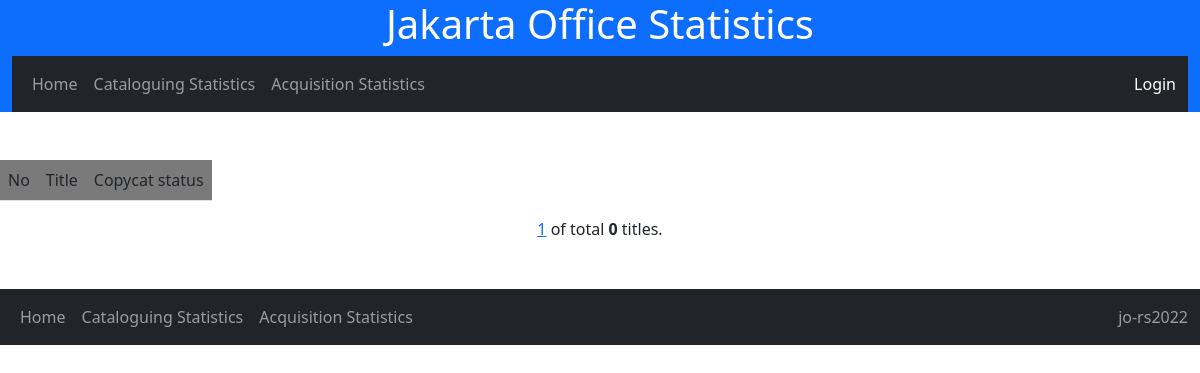
/cat_stat/detail_copycat/Partial copycat/, run on an earlier commit of the app's database.
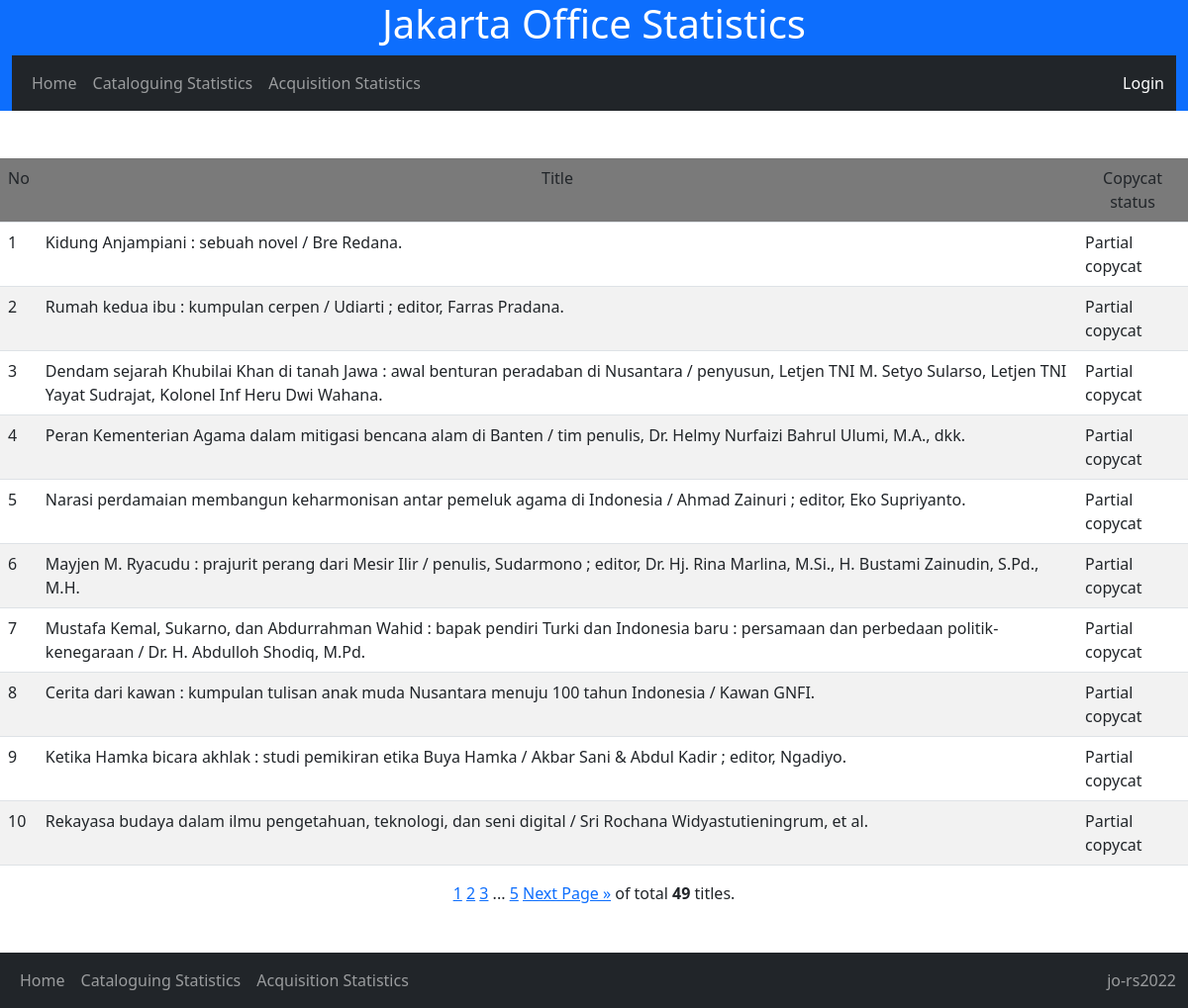
And on a later commit of the database.
### nlajkt_cat_stat/models.py (models this page shows)
class Catalogues(models.Model):
    entry_date = models.DateField()
    consignment_no = models.IntegerField(default=461)
    title = models.TextField()
    work_type = models.CharField(max_length=20, choices=[
        ('Original','Original'),
        ('Translation','Translation'),
        ('Adaptation','Adaptation')
        ], default='Original')
    publish_year = models.IntegerField()
    volume = models.CharField(max_length=20, choices=[
        ('Single','Single'),
        ('Multi-complete','Multi-complete'),
        ('Multi-incomplete','Multi-incomplete'),
        ], default='Single')
    copycat = models.CharField(max_length=20, choices=[
        ('No','No'),
        ('Partial copycat','Partial copycat'),
        ('Full copycat','Full copycat'),
        ], default='No')
    ISBN = models.CharField(max_length=20, choices=[
        ('No','No'),
        ('Yes-valid','Yes-valid'),
        ('Yes-invalid','Yes-invalid'),
        ], default='No')
    authorship_type = models.CharField(max_length=50, choices=[
        ('Single author','Single author'),
        ('Collaboration','Collaboration'),
        ('Compilation','Compilation'),
        ('Others','Others')
        ], default='Single')
    language = models.CharField(max_length=50, choices=[
        ('Indonesian','Indonesian'),
        ('English','English'),
        ('Indonesian local','Indonesian local'),
        ('Multi language','Multi language'),
        ('Unknown','Unknown')
        ], default='Indonesian')
    bibliography = models.CharField(max_length=20, choices=[
        ('No','No'),
        ('Yes','Yes'),
        ], default='No')
    indexx = models.CharField(max_length=20, choices=[
        ('No','No'),
        ('Yes','Yes'),
        ], default='No')
    publisher_type = models.CharField(max_length=100, choices=[
        ('Commercial','Commercial'),
        ('Government-department','Government-department'),
        ('Government-nondepartment','Government-nondepartment'),
        ('Government-local','Government-local'),
        ('Universities','Universities'),
        ('NGO','NGO'),
        ('Others','Others')
        ], default='Commercial')
    genre = models.CharField(max_length=100, choices=[
        ('General non fiction','General non fiction'),
        ('Fiction-novel','Fiction-novel'),
        ('Fiction-short stories','Fiction-short stories'),
	    ('Fiction-biographic','Fiction-biographic'),
        ('Poetry','Poetry'),
        ('Folktales','Folktales'),
        ('Biography-single','Biography-single'),
        ('Biography-collective','Biography-collective'),
        ('Biography-auto','Biography-auto'),
        ('Dictionaries','Dictionaries'),
        ('Proceeding','Proceeding'),
        ], default='General non fiction')
    format = models.CharField(max_length=100, choices=[
        ('Book-printed','Book-printed'),
        ('Book-electronic','Book-electronic'),
        ('Non book video','Non book video'),
        ('Non book audio','Non book audio'),
        ('Map-single','Map-single'),
        ('Map-atlas','Map-atlas'),
        ('Ephemera','Ephemera')
        ], default='Book')
    size = models.CharField(max_length=10, choices=[
        ('YY','YY'),
        ('YYq', 'YYq'),
        ('YYp','YYp')
        ],default='YY')
    subject = models.CharField(max_length=50, choices=[
       ('000-Generalities','100-Generalities'),
       ('000-Library science','100-Library science'),
       ('000-Journalism and media','100-Journalism and media'),
       ('100-Philosophy and ethics','100-Philosophy and ethics'),
       ('200-Religions-general','200-Religions-general'),
       ('200-Religion-Islam','200-Religion-Islam'),
       ('200-Religion-Christianity','200-Religion-Christianity'),
       ('200-Religion-Hinduism','200-Religion-Hinduism'),
       ('200-Religion-Buddhism and others','200-Religion-Buddhism and others'),
       ('300-Social-anthropology and sociology','300-Social-anthropology and sociology'),
       ('300-Social-problems and services','300-Social-problems and services'),
       ('300-Social-politics','300-Social-politics'),
       ('300-Social-economics-general','300-Social-economics-general'),
       ('300-Social-economics-resources','300-Social-economics-resources'),
       ('300-Social-economics-policy and development','300-Social-economics-policy and development'),
       ('300-Social-economics-financial and monetary','300-Social-economics-financial and monetary'),
       ('300-Social-economics-industries and production','300-Social-economics-industries and production'),
       ('300-Social-macroeconomics','300-Social-macroeconomics'),
       ('300-Social-culture','300-Social-culture'),
       ('300-Social-military','300-Social-military'),
       ('300-Social-education','300-Social-education'),
       ('300-Social-law','300-Social-law'),
       ('300-Social-public administration','300-Social-public administration'),
       ('300-Social-human rights','300-Social-human rights'),
       ('400-Language-linguistics','400-Language-linguistics'),
       ('400-Language-sociolinguistics','400-Language-sociolinguistics'),
       ('500-Science-general','500-Science-general'),
       ('600-Technology-general','600-Technology-general'),
       ('600-Agriculture and agribusiness','600-Agriculture and agribusiness'),
       ('700-Arts-general','700-Arts-general'),
       ('700-Arts-visual','700-Arts-visual'),
       ('700-Arts-performance','700-Arts-performance'),
       ('700-Arts-music','700-Arts-music'),
       ('800-Literature-general','800-Literature-general'),
       ('800-Literature-fiction and poetry','800-Literature-fiction and poetry'),
       ('900-History-world','900-History-world'),
       ('900-History-Indonesia','900-History-Indonesia'),
       ('900-Geography and travel','900-Geography and travel'),
       ('900-Biography','900-Biography')
       ], null=True)

### nlajkt_cat_stat/views.py (the view)
# urls.py: path('cat_stat/detail_copycat/<str:copycat>/', views.detail_copycat, name='detail_copycat'),
def detail_copycat(request, copycat):
    detail_copycat = Catalogues.objects.all().filter(copycat=copycat)
    page = request.GET.get('page', 1)
    paginator = Paginator(detail_copycat, 10)
    try:
        paging = paginator.page(page)
    except PageNotAnInteger:
        paging = paginator.page(1)
    except EmptyPage:
        paging = paginator.page(paginator.num_pages)
    template = loader.get_template('detail_copycat.html')
    context = {'paging' : paging,}
    return HttpResponse(template.render(context, request))

### nlajkt_cat_stat/templates/detail_copycat.html
{% extends 'base.html'%}
{% block block1 %}
<br><br>
<table style="width: auto;" class="table table-striped">
    <tr bgcolor = 'grey'>
      <b><td>No</td>
        <td align="center">Title</td>
        <td align="center">Copycat status</td></b>
    </tr>
    {% for x in paging %}
    <tr>
        <td>{{ forloop.counter0|add:paging.start_index }}</td>
        <td>{{ x.title }}</td>
        <td>{{ x.copycat }}</td>
    </tr>
    {% endfor %}
</table>
<center>{% include 'pagination_jakartaoffice.html' %}</center>
<br><br>
{% endblock %}

What changed in the data, as far as the page shows it:
now on this page (row edited): Catalogues: title "Kidung Anjampiani : sebuah novel / Bre Redana.", copycat "Partial copycat"
now on this page (row edited): Catalogues: title "Rumah kedua ibu : kumpulan cerpen / Udiarti ; editor, Farras Pradana.", copycat "Partial copycat"
now on this page (row edited): Catalogues: title "Dendam sejarah Khubilai Khan di tanah Jawa : awal benturan peradaban di Nusantara / penyusun, Letjen TNI M. Setyo Sularso, Letjen TNI Yayat Sudrajat, Kolonel Inf Heru Dwi Wahana.", copycat "Partial copycat"
now on this page (row edited): Catalogues: title "Peran Kementerian Agama dalam mitigasi bencana alam di Banten / tim penulis, Dr. Helmy Nurfaizi Bahrul Ulumi, M.A., dkk.", copycat "Partial copycat"
now on this page (row edited): Catalogues: title "Narasi perdamaian membangun keharmonisan antar pemeluk agama di Indonesia / Ahmad Zainuri ; editor, Eko Supriyanto.", copycat "Partial copycat"
now on this page (row edited): Catalogues: title "Mayjen M. Ryacudu : prajurit perang dari Mesir Ilir / penulis, Sudarmono ; editor, Dr. Hj. Rina Marlina, M.Si., H. Bustami Zainudin, S.Pd., M.H.", copycat "Partial copycat"
now on this page (row edited): Catalogues: title "Mustafa Kemal, Sukarno, dan Abdurrahman Wahid : bapak pendiri Turki dan Indonesia baru : persamaan dan perbedaan politik-kenegaraan / Dr. H. Abdulloh Shodiq, M.Pd.", copycat "Partial copycat"
now on this page (row edited): Catalogues: title "Cerita dari kawan : kumpulan tulisan anak muda Nusantara menuju 100 tahun Indonesia / Kawan GNFI.", copycat "Partial copycat"
now on this page (row edited): Catalogues: title "Ketika Hamka bicara akhlak : studi pemikiran etika Buya Hamka / Akbar Sani & Abdul Kadir ; editor, Ngadiyo.", copycat "Partial copycat"
now on this page (row edited): Catalogues: title "Rekayasa budaya dalam ilmu pengetahuan, teknologi, dan seni digital / Sri Rochana Widyastutieningrum, et al.", copycat "Partial copycat"
Also different on the page:
{{ paging.paginator.num_pages }}: (not shown) → "5"
{{ paging.paginator.count }}: "0" → "49"
new list line: "2"
new list line: "3"
text now shown: "... Next Page »"
